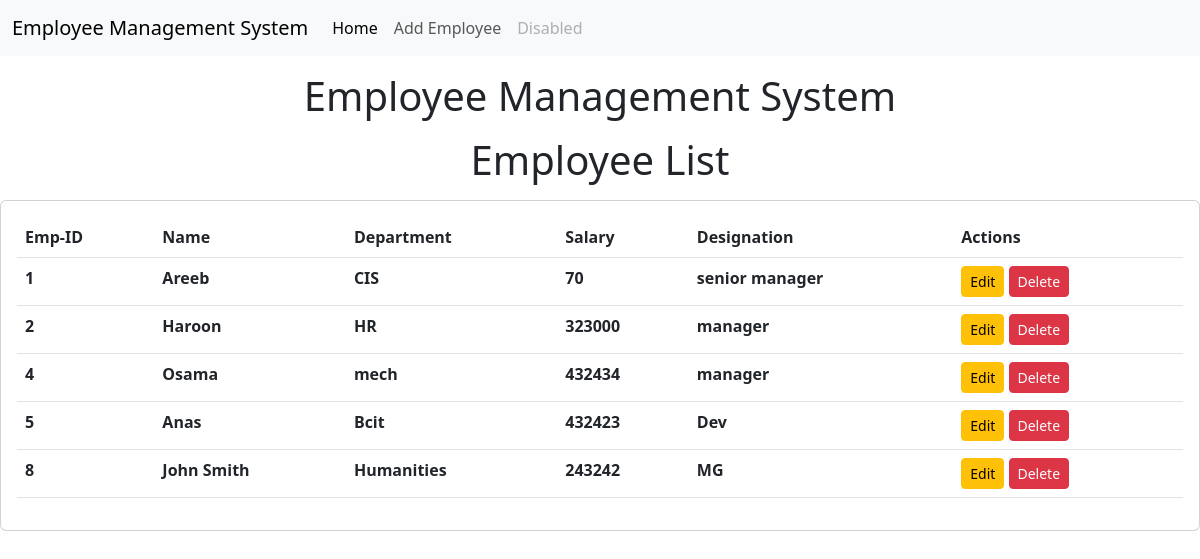
The page /emp/ on the database its author committed.
### emp/models.py (models this page shows)
class employee_MS(models.Model):
    name = models.CharField(max_length=200)
    department = models.CharField(max_length=200) 		#department name or office number
    salary = models.IntegerField()					#salary in thousands
    designation = models.CharField(max_length=200)

### emp/views.py (the view)
# urls.py: 2. Add a URL to urlpatterns:  path('', views.home, name='home')
def home(request):
    emps = employee_MS.objects.all()
    return render(request, 'emp/home.html', {
        'emps': emps
    })

### captureDress/templates/emp/home.html (shortened to what this page needs)
<!DOCTYPE html>
<html lang="en">
<head>
    <link href="https://cdn.jsdelivr.net/npm/bootstrap@5.3.0-alpha3/dist/css/bootstrap.min.css" rel="stylesheet">
</head>
<body>
   {% include 'emp/navbar.html' %}
      <h1 class="text-center my-3">Employee Management System </h1>
      <h1 class="text-center my-3">Employee List</h1>
      <div class="row">
        <div class="col-md-12">
          <div class="card">
            <div class="card-body">
              <table class="table">
                <thead>
                  <tr>
                    <th>Emp-ID</th>
                    <th>Name</th>
                    <th>Department</th>
                    <th>Salary</th>
                    <th>Designation</th>
                    <th>Actions</th>
                  </tr>
                </thead>
                <tbody>
                  {% for e in emps %}
                  <tr>
                    <th>{{e.id}}</th>
                    <th>{{e.name}}</th>
                    <th>{{e.department}}</th>
                    <th>{{e.salary}}</th>
                    <th>{{e.designation}}</th>
                    <th>
                      <a href='/emp/edit_emp/{{e.id}}' class="btn btn-warning btn-sm">Edit</a>
                      <a href='/emp/del_emp/{{e.id}}' class="btn btn-danger btn-sm">Delete</a>
                    </th>
                  </tr>
                  {% endfor %}
                </tbody>
              </table>
            </div>
          </div>
        </div>
      </div>
    </body>
      </html>

### captureDress/templates/emp/navbar.html (shortened to what this page needs)
<nav class="navbar navbar-expand-lg bg-body-tertiary">
    <div class="container-fluid">
      <a class="navbar-brand" >Employee Management System</a>
      <div class="collapse navbar-collapse" id="navbarSupportedContent">
        <ul class="navbar-nav me-auto mb-2 mb-lg-0">
          <li class="nav-item">
            <a class="nav-link active" aria-current="page" href="/emp/">Home</a>
          </li>
          <li class="nav-item">
            <a class="nav-link" href="/emp/add_emp/">Add Employee</a>
          </li>
          <li class="nav-item">
            <a class="nav-link disabled">Disabled</a>
          </li>
        </ul>
      </div>
    </div>
  </nav>

### rows shown on the page
employee_MS: id "1", name "Areeb", department "CIS", salary "70", designation "senior manager"
employee_MS: id "2", name "Haroon", department "HR", salary "323000", designation "manager"
employee_MS: id "4", name "Osama", department "mech", salary "432434", designation "manager"
employee_MS: id "5", name "Anas", department "Bcit", salary "432423", designation "Dev"
employee_MS: id "8", name "John Smith", department "Humanities", salary "243242", designation "MG"
